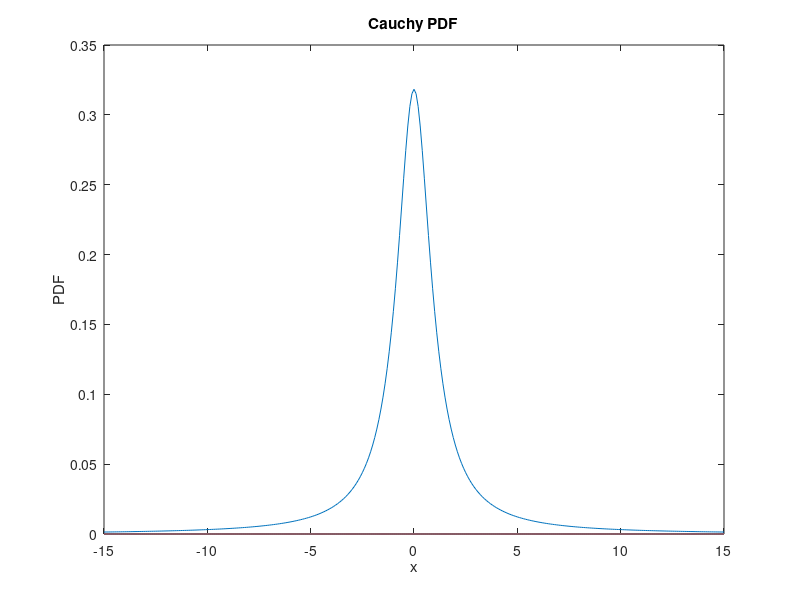

Write the MATLAB code that produced this figure.
x_0 = 0;
gam = 1;
p = pi;

int_size = 0.1;
x = -15:int_size:15;
z = 1+((x-x_0)/gam).^2;

y_pdf = zeros(length(z));
for i = 1:length(z)
    y_pdf(i) = 1/(p*gam*z(i));
end


plot(x, y_pdf), xlabel("x"), ylabel("PDF"), title("Cauchy PDF");
